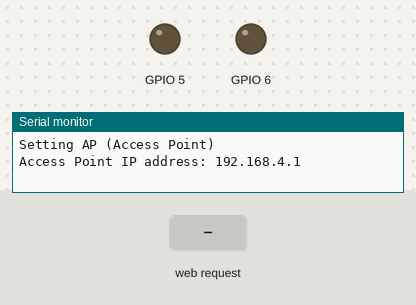
Bench run of a sketch on a simulated ESP32-C3. On the bench: output pins drawn as LEDs (lit = HIGH), the last lines printed to the serial monitor. The inputs (shaded band) are chosen by the test bench.

Above: at 3.2 s.
3.3 s: HTTP request GET /5/on received
At 3.9 s:
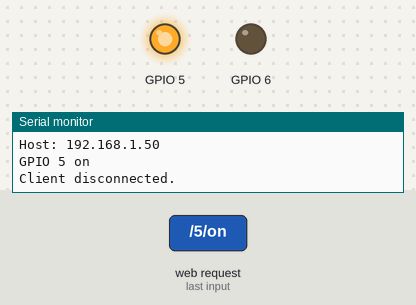
4.8 s: HTTP request GET /6/on received
At 5.1 s:
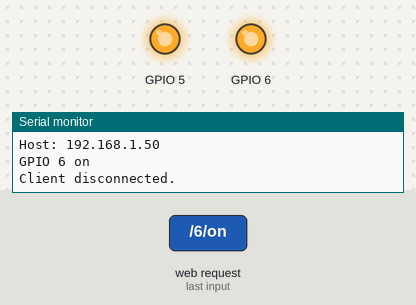
6.3 s: HTTP request GET /5/off received
At 7.4 s:
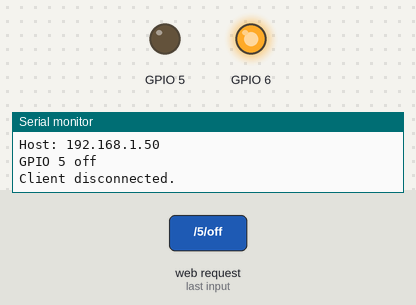
7.8 s: HTTP request GET /6/off received
At 8.5 s:
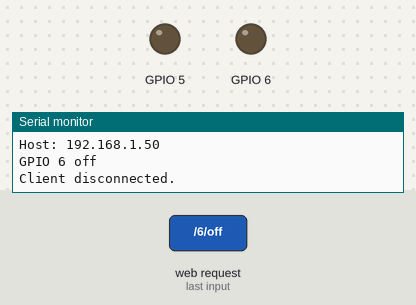
Timing chart, 0 to 10.3 s (numbered marks = the images above; inputs shaded):
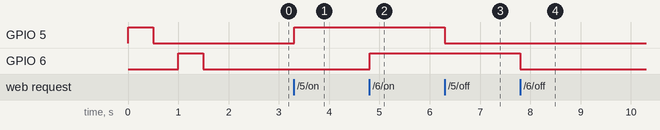

Measured:
- after the input at 3.3 s, GPIO 5: LOW → HIGH at once
- after the input at 4.8 s, GPIO 6: LOW → HIGH at once
- after the input at 6.3 s, GPIO 5: HIGH → LOW at once
- after the input at 7.8 s, GPIO 6: HIGH → LOW at once

The sketch:

accesspoint.ino
```cpp
/*
  Original:
    Rui Santos
    Complete project details at https://randomnerdtutorials.com

  Modificado por Nicolas
*/

// Load Wi-Fi library
#include <WiFi.h>

// Replace with your network credentials
const char* ssid     = "ESP32-C3";
const char* password = "supermini";

// Set web server port number to 80
WiFiServer server(80);

// Variable to store the HTTP request
String header;

// Auxiliar variables to store the current output state
String output5State = "off";
String output6State = "off";

// Assign output variables to GPIO pins
struct output {
  const int pin;
  int state;
};
struct output p5 = {5, LOW};
struct output p6 = {6, LOW};
void switch_state (struct output * p) {
  if (p->state == HIGH) p->state = LOW;
  else p->state = HIGH;
  digitalWrite(p->pin, p->state);
}
void set (struct output * p, int state) {
  p->state = state;
  digitalWrite(p->pin, p->state);
}

void setup() {
  Serial.begin(115200);

  // Initialize the output variables as outputs
  pinMode(p5.pin, OUTPUT);
  pinMode(p6.pin, OUTPUT);
  // Set outputs to LOW
  digitalWrite(p5.pin, p5.state);
  digitalWrite(p6.pin, p6.state);

  set(&p5, HIGH);
  delay(500);
  set(&p5, LOW);
  delay(500);
  set(&p6, HIGH);
  delay(500);
  set(&p6, LOW);
  delay(500);

  // Connect to Wi-Fi network with SSID and password
  Serial.println("Setting AP (Access Point)");
  // Remove the password parameter, if you want the AP (Access Point) to be open
  WiFi.softAP(ssid, password);
  WiFi.setTxPower(WIFI_POWER_8_5dBm); // https://stackoverflow.com/questions/76130765/esp-32-does-not-connect-to-wifi-auth-expire-error

  IPAddress IP = WiFi.softAPIP();
  Serial.print("Access Point IP address: ");
  Serial.println(IP);

  server.begin();
}

void loop(){
  WiFiClient client = server.accept();   // Listen for incoming clients

  if (client) {                             // If a new client connects,
    Serial.println("New Client.");          // print a message out in the serial port
    String currentLine = "";                // make a String to hold incoming data from the client
    while (client.connected()) {            // loop while the client's connected
      if (client.available()) {             // if there's bytes to read from the client,
        char c = client.read();             // read a byte, then
        Serial.write(c);                    // print it out the serial monitor
        header += c;
        if (c == '\n') {                    // if the byte is a newline character
          // if the current line is blank, you got two newline characters in a row.
          // that's the end of the client HTTP request, so send a response:
          if (currentLine.length() == 0) {
            // HTTP headers always start with a response code (e.g. HTTP/1.1 200 OK)
            // and a content-type so the client knows what's coming, then a blank line:
            client.println("HTTP/1.1 200 OK");
            client.println("Content-type:text/html");
            client.println("Connection: close");
            client.println();

            // turns the GPIOs on and off
            if (header.indexOf("GET /5/on") >= 0) {
              Serial.println("GPIO 5 on");
              set(&p5, HIGH);
            } else if (header.indexOf("GET /5/off") >= 0) {
              Serial.println("GPIO 5 off");
              set(&p5, LOW);
            } else if (header.indexOf("GET /6/on") >= 0) {
              Serial.println("GPIO 6 on");
              set(&p6, HIGH);
            } else if (header.indexOf("GET /6/off") >= 0) {
              Serial.println("GPIO 6 off");
              set(&p6, LOW);
            }

            // Display the HTML web page
            client.println("<!DOCTYPE html><html>");
            client.println("<head><meta name=\"viewport\" content=\"width=device-width, initial-scale=1\">");
            client.println("<link rel=\"icon\" href=\"data:,\">");
            // CSS to style the on/off buttons
            // Feel free to change the background-color and font-size attributes to fit your preferences
            client.println("<style>html { font-family: Helvetica; display: inline-block; margin: 0px auto; text-align: center;}");
            client.println(".button { background-color: #4CAF50; border: none; color: white; padding: 16px 40px;");
            client.println("text-decoration: none; font-size: 30px; margin: 2px; cursor: pointer;}");
            client.println(".button2 {background-color: #555555;}</style></head>");

            // Web Page Heading
            client.println("<body><h1>ESP32 Web Server</h1>");

            // Display current state, and ON/OFF buttons for GPIO 5
            // If the output5State is off, it displays the ON button
            client.println("<p>GPIO 5 - State</p>");
            if (p5.state == HIGH) {
              client.println("<p><a href=\"/5/on\"><button class=\"button\">ON</button></a></p>");
            } else {
              client.println("<p><a href=\"/5/off\"><button class=\"button button2\">OFF</button></a></p>");
            }

            // Display current state, and ON/OFF buttons for GPIO 6
            client.println("<p>GPIO 5 - State</p>");
            // If the output6State is off, it displays the ON button
            if (p6.state == HIGH) {
              client.println("<p><a href=\"/6/on\"><button class=\"button\">ON</button></a></p>");
            } else {
              client.println("<p><a href=\"/6/off\"><button class=\"button button2\">OFF</button></a></p>");
            }
            client.println("</body></html>");

            // The HTTP response ends with another blank line
            client.println();
            // Break out of the while loop
            break;
          } else { // if you got a newline, then clear currentLine
            currentLine = "";
          }
        } else if (c != '\r') {  // if you got anything else but a carriage return character,
          currentLine += c;      // add it to the end of the currentLine
        }
      }
    }
    // Clear the header variable
    header = "";
    // Close the connection
    client.stop();
    Serial.println("Client disconnected.");
    Serial.println("");
  }
}
```
